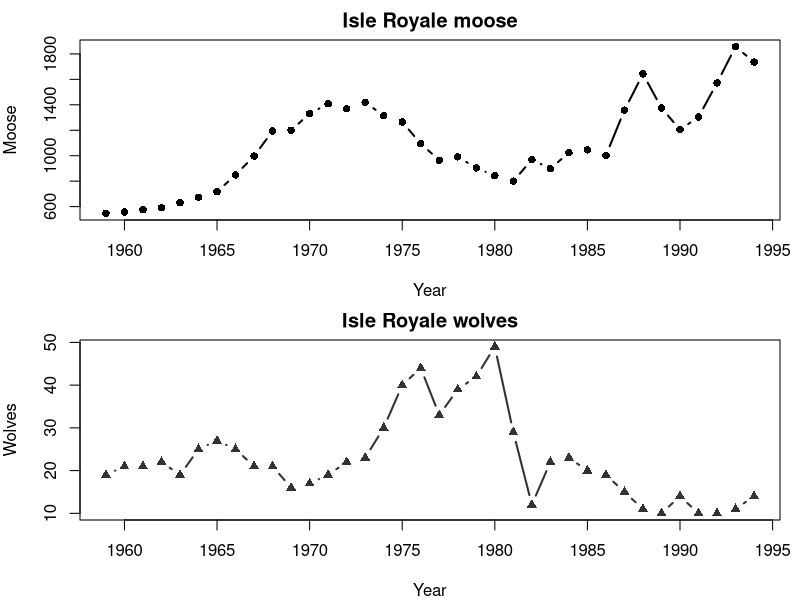

The R script that drew this image:
## ---- chunk 1
#| fig-height: 4.2
#| fig-width: 8
mw <- read.csv("data/isle_royale_moose_wolf.csv")
par(mfrow = c(2, 1), mar = c(4, 4, 2, 1))
plot(mw$year, mw$moose, type = "b", pch = 16, lwd = 2,
     xlab = "Year", ylab = "Moose", main = "Isle Royale moose")
plot(mw$year, mw$wolf, type = "b", pch = 17, lwd = 2, col = "grey20",
     xlab = "Year", ylab = "Wolves", main = "Isle Royale wolves")
